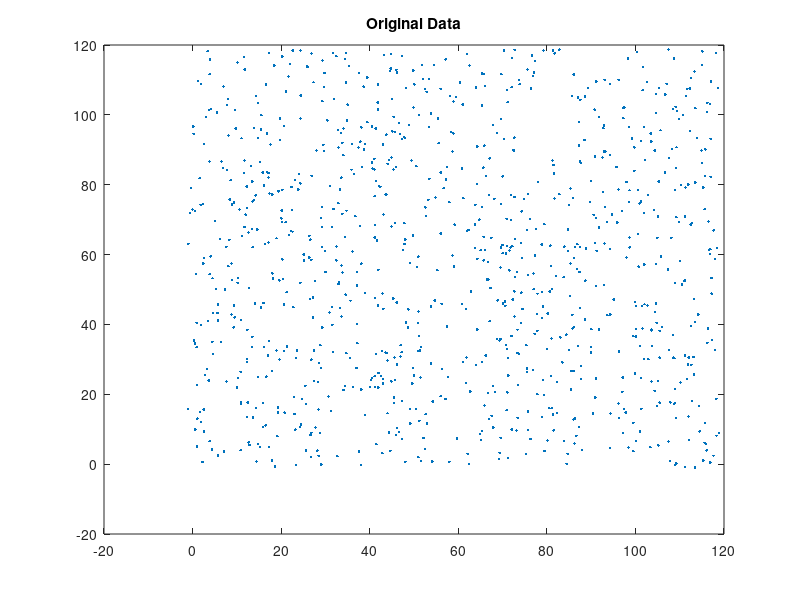

This chart was generated by the following MATLAB code: (Note: this script raises an error after producing the figure.)
% Test the PCA function

nsamples = 1000;
nsnps = 120; 

x = 0.11*randn(nsamples, nsnps); % x  = floor(x*4);x(x == 2) = 3; x=x'; % snps example
x(:,101) = 120*rand(nsamples,1)-1; 
x(:,102) = 120*rand(nsamples,1)-1;
%x(:,102) = 2*sqrt(1-x(:,101).^2) .* sign(randn(nsamples,1)); % 10*rand(nsamples,1);;

 
figure; 
plot(x(:,101), x(:,102), '.'); title('Original Data');

[V Y] = PachterPolytopeAnalysis(x', 1);

L = 2; % How many top components to take
figure; plot(Y(1,:), Y(2,:), '.'); title('First Components Projection');

